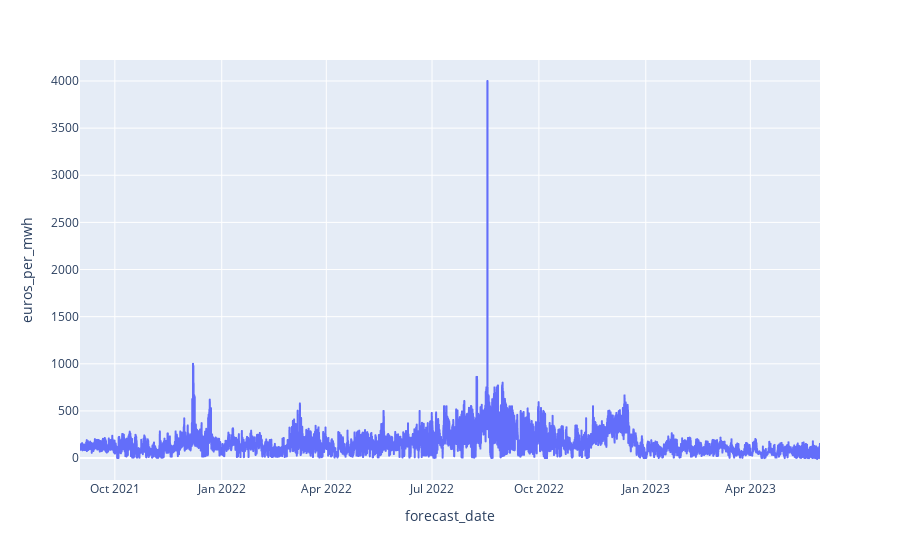

This figure's notebook cell:
### Markdown cell above
### EIC COUNT Investigation

### Code cell
px.line(electricity, x="forecast_date", y="euros_per_mwh")

### Figure 1 — Plotly figure (JSON) as saved in the notebook; plotly's stock layout.template omitted (floating-point values rounded to 4 significant figures; data arrays with more than 128 entries replaced by an {"elided": "..."} marker saying what was removed)
{"data": [{"hovertemplate": "forecast_date=%{x}<br>euros_per_mwh=%{y}<extra></extra>", "legendgroup": "", "line": {"color": "#636efa", "dash": "solid"}, "marker": {"symbol": "circle"}, "mode": "lines", "name": "", "showlegend": false, "x": {"elided": "15286 str values"}, "xaxis": "x", "y": {"elided": "15286 float values"}, "yaxis": "y", "type": "scattergl"}], "layout": {"xaxis": {"anchor": "y", "domain": [0.0, 1.0], "title": {"text": "forecast_date"}}, "yaxis": {"anchor": "x", "domain": [0.0, 1.0], "title": {"text": "euros_per_mwh"}}, "legend": {"tracegroupgap": 0}, "margin": {"t": 60}}}
